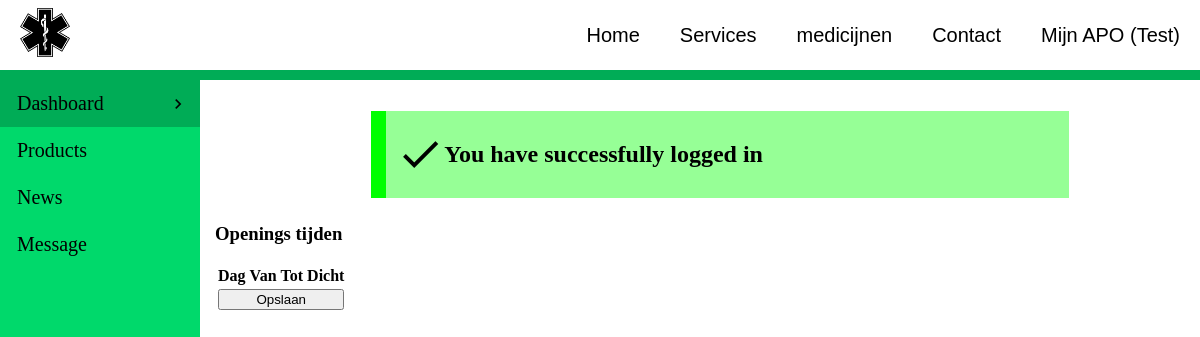
The app's page /AdminPage/AdminDashboard2.php (signed in), older data.
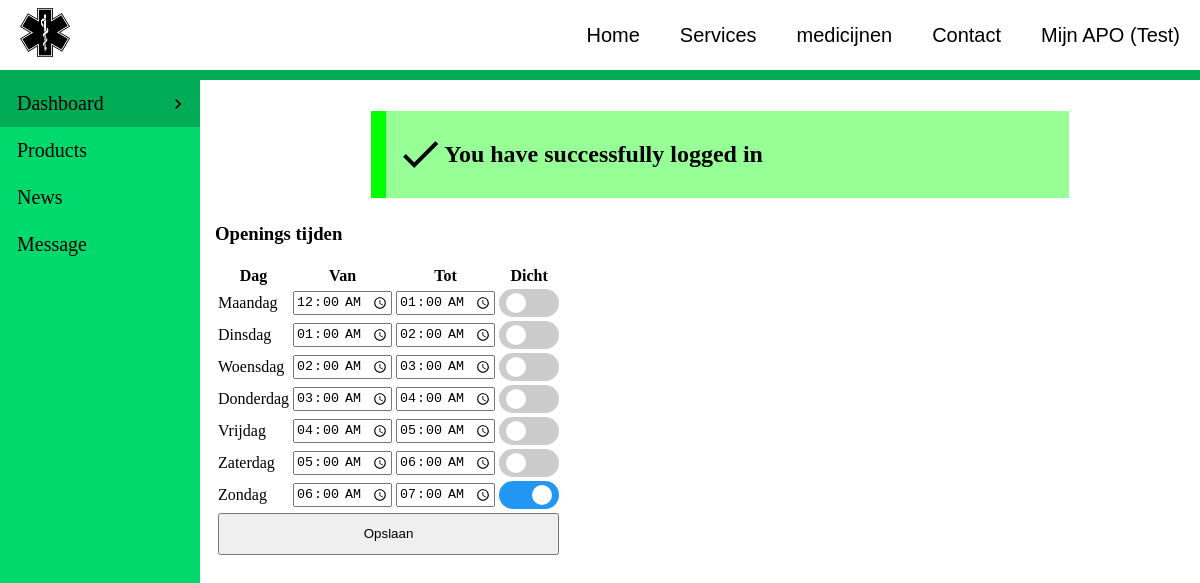
The same page, newer data.
### tables this page shows
CREATE TABLE `openinghours` (
  `openinghours_id` int(11) NOT NULL,
  `openinghours_day` varchar(11) NOT NULL,
  `openinghours_from` time NOT NULL,
  `openinghours_to` time NOT NULL,
  `openinghours_closed` tinyint(1) NOT NULL
);

### PHP/inc/OpeningHours2.inc.php (the view, shortened to what this page needs)
<?php
require_once $_SERVER["DOCUMENT_ROOT"] . '/apo_ahmad/PHP/db_connection.php';
$sql = "SELECT * FROM openinghours";
$results = mysqli_query($conn, $sql);
while ($data = mysqli_fetch_array($results)) {
?>
    <tr>
        <td><?php echo $data[1] ?></td>
        <td><input type="time" name="<?php echo $data[0] ?>[OH[F<?php echo $data[0] ?>]]" id="OpeningHours" value="<?php echo $data[2] ?>"></td>
        <td><input type="time" name="<?php echo $data[0] ?>[OH[T<?php echo $data[0] ?>]]" id="OpeningHours" value="<?php echo $data[3] ?>"></td>
        <td>
            <label class="switch">
                <span class="slider round"></span>
            </label>
        </td>
    </tr>
<?php
}
?>

### PHP/inc/messages.inc.php (shortened to what this page needs)
<?php
$messages = $_SESSION['messages'];
?>
<ul>
    <?php foreach ($messages as $message) :
        switch ($message[0]) {
    ?>
            <?php
            case "success":
            ?>
                <div class="successContainer">
                    <span class="material-icons md-48">done</span>
                    <h2><?php echo $message[1]; ?></h2>
                </div>
            <?php
                break;
            ?>
        <?php
        }
        ?>
    <?php endforeach; ?>
</ul>

Row changes from the older to the newer data that the page shows:
added openinghours: openinghours_day "Maandag", openinghours_from "00:00:00", openinghours_to "01:00:00"
added openinghours: openinghours_day "Dinsdag", openinghours_from "01:00:00", openinghours_to "02:00:00"
added openinghours: openinghours_day "Woensdag", openinghours_from "02:00:00", openinghours_to "03:00:00"
added openinghours: openinghours_day "Donderdag", openinghours_from "03:00:00", openinghours_to "04:00:00"
added openinghours: openinghours_day "Vrijdag", openinghours_from "04:00:00", openinghours_to "05:00:00"
added openinghours: openinghours_day "Zaterdag", openinghours_from "05:00:00", openinghours_to "06:00:00"
added openinghours: openinghours_day "Zondag", openinghours_from "06:00:00", openinghours_to "07:00:00"
